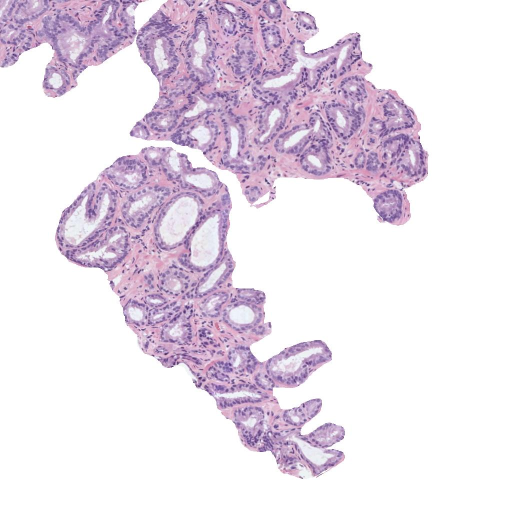
#> input picture histo_2.jpg, 1024 x 1024 px (shown at 1/2 size)
$ jupyter execute --allow-errors Cancer_Detector.ipynb
#> lines starting #> are read from the running program, lines starting #| are printed output that depends on the picture; after the words box and inside, x2 and y2 are one past the last pixel; in counts of white or black regions, pixels touching at a corner belong together
<a href="https://colab.research.google.com/github/enriquetracker/CancerDetector/blob/main/Cancer_Detector.ipynb" target="_parent"></a>

## Convocatoria 1 - Proyecto 1

#### 0) Cargar una de las imágenes histológicas

[cell 1]
# Utilizar la librería skimage.io para leer la imagen 'histo_x.jpg' en formato RGB.
from skimage import io
import matplotlib.pyplot as plt
import cv2
import numpy as np

img = io.imread('histo_2.jpg')
#> img is the input picture: shape (1024, 1024, 3); mean R, G, B 233.4, 223.3, 235
# Normalizar la imagen para que los píxeles se encuentren en el rango [0, 1]
img_norm = img.astype('uint8')/255
# Visualizar la imagen
fig, ax = plt.subplots(1,2,figsize=(17,17))
ax[0].imshow(img, cmap='gray'), ax[0].set_title('Original')
ax[1].imshow(img_norm, cmap='gray'), ax[1].set_title('Normalizada')
plt.show()
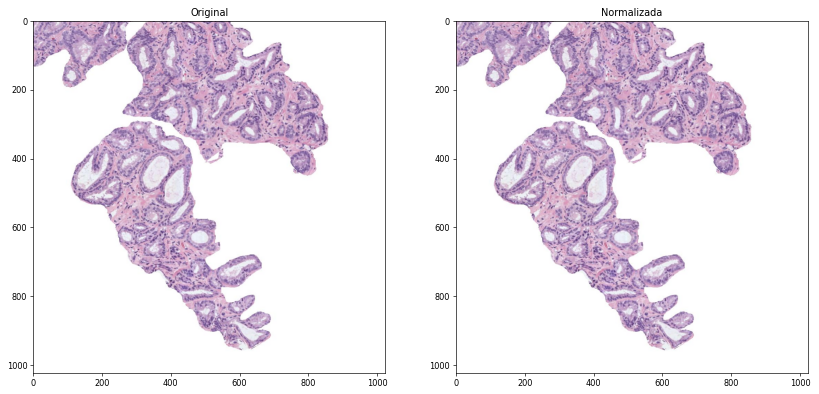
#> figure drawn by matplotlib, 2 panels

#### 1) Realizar una transformación de color para convertir la imagen al espacio de color CMYK

[cell 2]
# Extraer la componente magenta de la imagen (que corresponde a la región tisular)
with np.errstate(invalid='ignore', divide='ignore'):
    K = 1 - np.max(img, axis=2)
    C = (1-img[:,:,0] - K)/(1-K)
    M = (1-img[:,:,1] - K)/(1-K)
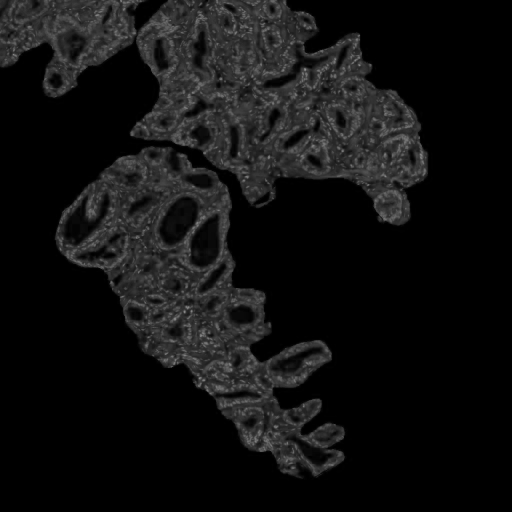
#> M: shape (1024, 1024) float64 (shown at 1/2 size); min 0, max 0.66, mean 0.0669
    Y = (1-img[:,:,2] - K)/(1-K)

CMYK = (np.dstack((C,M,Y,K))*255).astype(np.uint8)
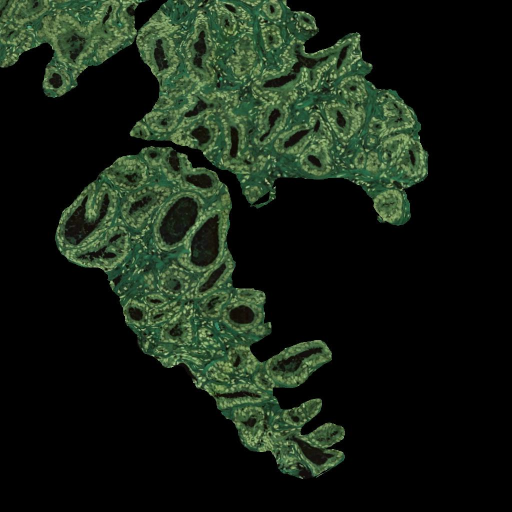
#> CMYK: shape (1024, 1024, 4) (shown at 1/2 size); mean R, G, B, A 3.6, 16.9, 1.2, 235; transparent parts drawn white
C,M,Y,K = cv2.split(CMYK)

# Visualizar la imagen del canal magenta

plt.figure(figsize=(7,7))
plt.title("Canal Magenta")
plt.imshow(M.astype('uint8'), cmap='gray')
plt.show()

#### 2) Umbralizar la imagen para separar los píxeles del fondo de la región tisular

[cell 3]
# Aplicar un filtro gaussiano de tamaño 5x5 y después utilizar el método de Otsu de manera que
# los píxeles correspondientes al lumen y al background de la imagen sean 1s y el resto de los píxeles tengan un valor de 0.
# Nota: Recordar que el método de Otsu requiere como input una imagen en el rango [0-255] en formato "uint8".
# Visualizar la máscara resultante
gray_img = cv2.cvtColor(img, cv2.COLOR_BGR2GRAY)
img_gaus = cv2.GaussianBlur(gray_img, (5,5), 0)
t, mask = cv2.threshold(img_gaus,0,1,cv2.THRESH_OTSU)
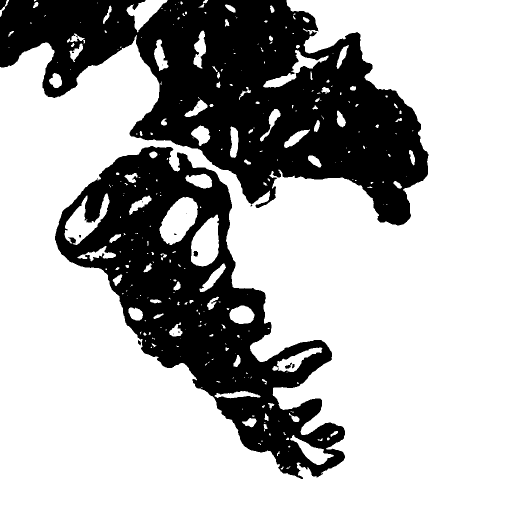
#> mask: shape (1024, 1024) (shown at 1/2 size); values 0 (black) and 1 (white), 69.6% white; 19 black regions (12 under 20 px), largest, box (x1, y1, x2, y2) and area: (0, 0, 857, 451) 185872, (110, 292, 690, 958) 132501, (0, 0, 14, 20) 187
#> t = 211

fig, ax = plt.subplots(1,3,figsize=(17, 17))

ax[0].imshow(mask, cmap='gray'), ax[0].set_title('Máscara Otsu t=' + str(t))
ax[1].imshow(img_gaus, cmap='gray'), ax[1].set_title('Filtro Gauss')
ax[2].imshow(gray_img, cmap='gray'), ax[2].set_title('Imagen Gris')
plt.show()

#### 3) Limpiar la imagen eliminando los artefactos de lumen (objetos blancos pequeños que no son lúmenes)

[cell 4]
# Utilizar la librería skimage.morphology.remove_small_objects para eliminar aquellos objetos cuya área sea menor a 300 píxeles
# Más información en https://scikit-image.org/docs/dev/api/skimage.morphology.html#skimage.morphology.remove_small_objects
# Visualizaer la máscara resultante
from skimage import morphology

arr = np.array(mask)> 0
mask_limpia = np.array(morphology.remove_small_objects(arr, min_size=300),int)
#> mask_limpia: shape (1024, 1024) int64; values 0 (black) and 1 (white), 68.9% white; 17 black regions (11 under 20 px), largest, box (x1, y1, x2, y2) and area: (0, 0, 857, 451) 189978, (110, 292, 690, 958) 136188, (387, 502, 396, 513) 83, (570, 725, 584, 738) 77, (276, 680, 282, 690) 40, (584, 728, 589, 737) 33

plt.figure(figsize=(7,7))
plt.title("Imagen limpia")
plt.imshow(mask_limpia , cmap='gray')
plt.show()

#### 4) Rellenar con 0s el fondo de la imagen para quedarnos únicamente con los lúmenes

[cell 5]
# Aplicar el algoritmo de expansión a partir de semillas (region growing) de manera que únicamente los lúmenes sean blancos
# y el resto de la imagen negra. Pista: utilizar dos semillas. Nota: Se pueden fijar las semillas de manera manual, pero
# se valorará positivamente a aquell@s que desarrollen una función para encontrarlas automáticamente.
# Visualizar la máscara resultante.
from skimage.measure import label
from skimage.measure import regionprops

lab, num = label(mask_limpia, return_num=True)
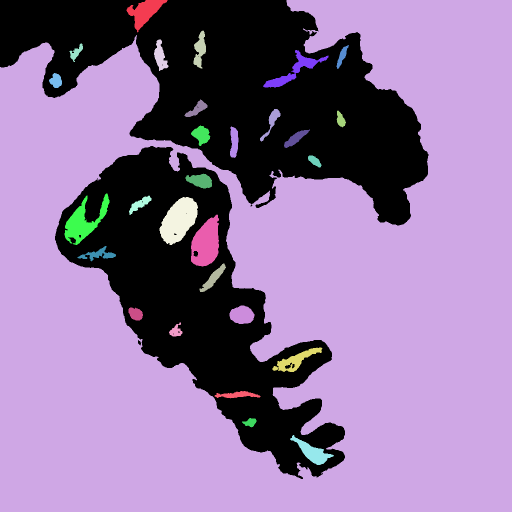
#> lab: shape (1024, 1024) int64 (shown at 1/2 size); 30 distinct labels, from 0 to 29; one colour per label, 0 black
#> num = 29
lstRelleno = []
for i in range(1,num+1):
    objeto = lab == i

    prop = regionprops(objeto.astype(np.uint8))
#Los objetos mayores de 50000 serviran como origen de la semilla
    if prop[0].area > 50000:
        lstRelleno.append(prop[0].centroid)
#> this loop made 29 passes
#> pass 1, `objeto = lab == i`:
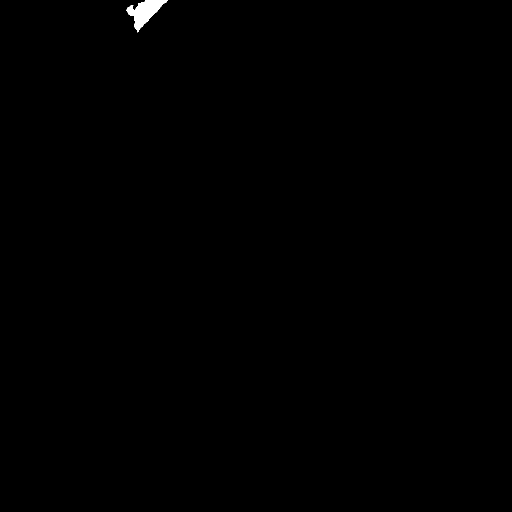
#> objeto: shape (1024, 1024) bool (shown at 1/2 size); 0.22% white; 1 white region, box (x1, y1, x2, y2) and area: (253, 0, 335, 65) 2310
#> after the loop, lstRelleno = [(590.2, 549.3)]

lstRelleno = [(int(element[0]), int(element[1])) for element in lstRelleno]
#> lstRelleno = [(590, 549)]
# Crear una copia de la imagen
mask_flood = mask_limpia.copy()

# Definir una imagen negra de referencia
h, w = mask.shape
#> h = 1024; w = 1024
ref = np.zeros((h+2, w+2), np.uint8)

#> (the rest of this cell did not finish here and is left out)

#### 5) Rellenar los objetos de los lúmenes

[cell 6]
# Rellenar los lúmenes con la función binary_fill_holes de la librería scipy.ndimage.morphology
# Visualizar la máscara resultante
from scipy import ndimage

mask_fillholes=ndimage.binary_fill_holes(mask_flood).astype(int)
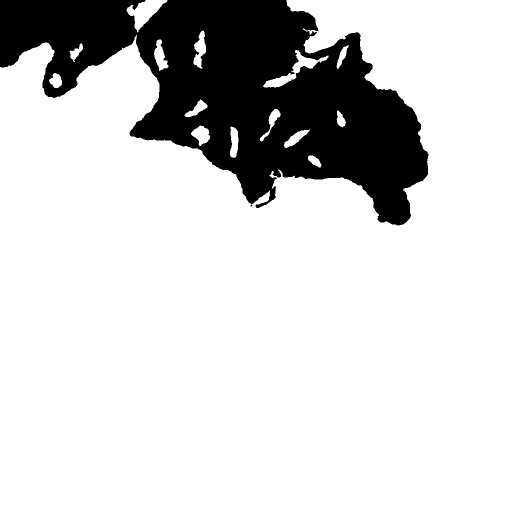
#> mask_fillholes: shape (1024, 1024) int64 (shown at 1/2 size); values 0 (black) and 1 (white), 81.9% white; 1 black region

plt.figure(figsize=(7, 7))
plt.title("Imagen lumens limpios")
plt.imshow(mask_fillholes , cmap='gray')
plt.show()

#### 6) Detectar y dibujar los contornos de los lúmenes sobre la imagen original

[cell 7]
# Dibujar los contornos de los lúmenes en color verde sobre la imagen original RGB. Nota: Utilizar los flags necesarios
# para que los contornos en verde sean perfectamente visibles.
# Visualizar la imagen superpuesta
img_cont = img.copy()
contours,_ = cv2.findContours(mask_fillholes.astype('uint8'), cv2.RETR_TREE, cv2.CHAIN_APPROX_SIMPLE)
#> contours = 15 contours; largest, box (x1, y1, x2, y2) and area: (0, 0, 1024, 1024) 843308, (253, 0, 335, 65) 2195, (526, 100, 657, 175) 1973, (387, 61, 412, 137) 979, (308, 79, 337, 142) 889
cv2.drawContours(img_cont, contours, -1, (0, 255, 0), 4, cv2.LINE_AA)
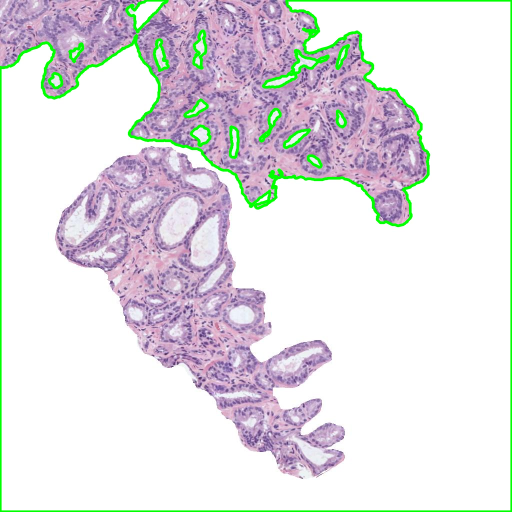
#> img_cont: shape (1024, 1024, 3) (shown at 1/2 size); 4.37% of pixels changed, all inside (x1, y1, x2, y2) = (0, 0, 1024, 1024)

plt.figure(figsize=(7, 7))
plt.title("Imagen lumens marcados")
plt.imshow(img_cont)
plt.show()

#### 7) Identificar y cropear el lumen más grande

[cell 8]
# Determinar cuál es el lumen de mayor área y hacer un crop del mismo sobre la imagen original RGB.
# Visualizar el lumen cropeado.

lab2, num2= label(mask_fillholes, return_num=True)
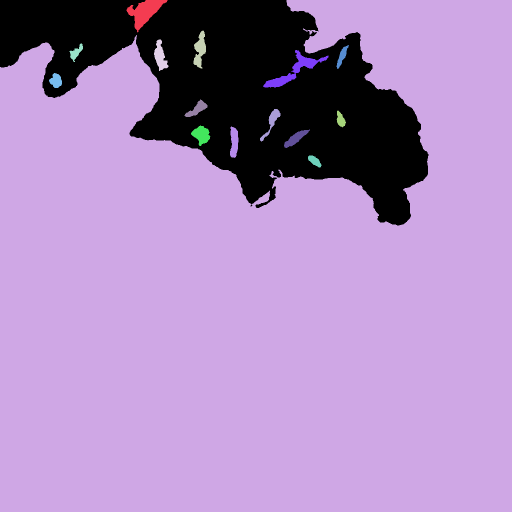
#> lab2: shape (1024, 1024) int64 (shown at 1/2 size); 16 distinct labels, from 0 to 15; one colour per label, 0 black
#> num2 = 15
area_Max=0

for i in range(1,num2+1):
    objeto = lab2 == i

    prop = regionprops(objeto.astype(np.uint8))

    if prop[0].area > area_Max:
        area_Max =  prop[0].area
        objeto_Max = objeto
        posicion_Max = prop[0].bbox
#> this loop made 15 passes
#> (area_Max, posicion_Max) on passes 1 to 2: (2310, (0, 253, 65, 335)), (846143, (0, 0, 1024, 1024))
#> pass 2, `objeto = lab2 == i`:
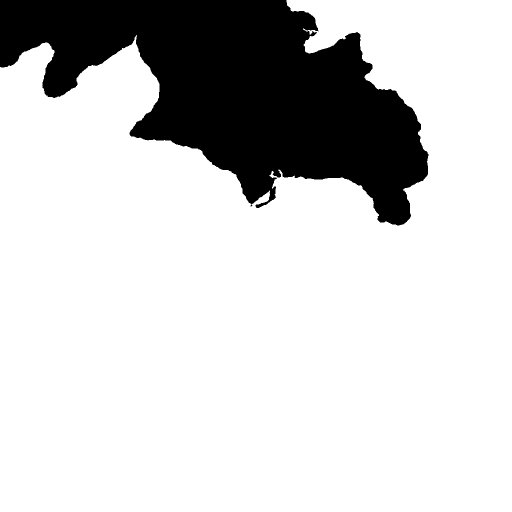
#> objeto: shape (1024, 1024) bool (shown at 1/2 size); 80.7% white; 1 black region, box (x1, y1, x2, y2) and area: (0, 0, 857, 451) 202433
#> after the loop, area_Max = 846143

new_img = img[posicion_Max[0]:posicion_Max[2], posicion_Max[1]:posicion_Max[3]]
figs, ax = plt.subplots(1,2,figsize=(13, 13))
ax[0].imshow(img), ax[0].set_title('original')
ax[1].imshow(new_img), ax[1].set_title('crop')
plt.show()

#### 8) Extraer 13 características geométricas que permitan caracterizar el lumen recortado

[cell 9]
# Calcular las siguientes características del crop del lumen de mayor área, redondeando su valor hasta el cuarto decimal.
# 1) Área
# 2) Área de la bounding box
# 3) Área convexa
# 4) Exentricidad
# 5) Diámetro equivalente
# 6) Extensión
# 7) Diámetro Feret
# 8) Longitud del eje mayor
# 9) Longitud del eje menor
# 10) Orientación
# 11) Perímetro
# 12) Solidez
# 13) Compacidad
import math
prop = regionprops(objeto_Max.astype(np.uint8))
#> prop = 1 regions; box (x1, y1, x2, y2) and area: (0, 0, 1024, 1024) 846143

mensaje = 'Las propiedades del lumen de mayor area son:\n'\
        f'Area: {round(prop[0].area,4)}\n'\
        f'Área de la bounding box: {round(prop[0].area_bbox,4)}\n'\
        f'Área convexa: {round(prop[0].area_convex,4)}\n'\
        f'Exentricidad: {round(prop[0].eccentricity,4)}\n'\
        f'Diámetro equivalente: {round(prop[0].equivalent_diameter,4)}\n'\
        f'Extensión: {round(prop[0].extent,4)}\n'\
        f'Diámetro Feret: {round(prop[0].feret_diameter_max,4)}\n'\
        f'Longitud del eje mayor: {round(prop[0].major_axis_length,4)}\n'\
        f'Longitud del eje menor: {round(prop[0].minor_axis_length,4)}\n'\
        f'Orientación: {round(prop[0].orientation,4)}\n'\
        f'Perímetro: {round(prop[0].perimeter,4)}\n'\
        f'Solidez: {round(prop[0].solidity,4)}\n'\
        f'Compacidad: {round(4*math.pi*prop[0].area/prop[0].perimeter**2,4)}'

print(mensaje)
#| Las propiedades del lumen de mayor area son:
#| Area: 846143.0
#| Área de la bounding box: 1048576.0
#| Área convexa: 1018370.0
#| Exentricidad: 0.5341
#| Diámetro equivalente: 1037.9512
#| Extensión: 0.8069
#| Diámetro Feret: 1447.4478
#| Longitud del eje mayor: 1257.771
#| Longitud del eje menor: 1063.3264
#| Orientación: -1.3225
#| Perímetro: 6047.2247
#> (further printed lines are left out)

$ run again, with histo_1.jpg copied over histo_2.jpg
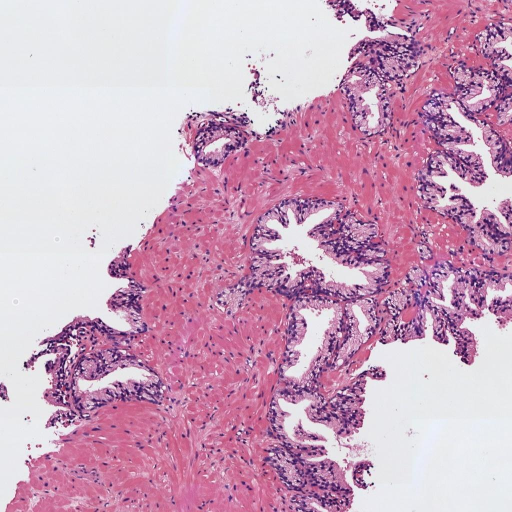
#> input picture histo_1.jpg, 1024 x 1024 px (shown at 1/2 size)
#> img is the input picture: shape (1024, 1024, 3); mean R, G, B 205, 166.3, 191.6
#> `t, mask = cv2.threshold(img_gaus,0,1,cv2.THRESH_OTSU)`:
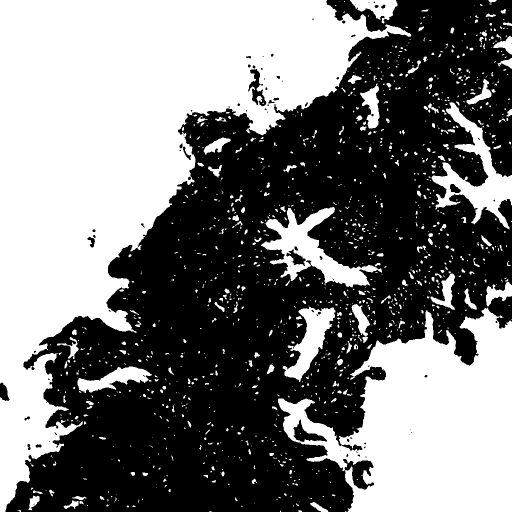
#> mask: shape (1024, 1024) (shown at 1/2 size); values 0 (black) and 1 (white), 47.4% white; 1358 white regions (1047 under 20 px), largest, box (x1, y1, x2, y2) and area: (0, 0, 823, 1024) 316746, (556, 615, 1024, 1024) 113189, (522, 414, 764, 575) 12761
#> t = 180
#> mask_limpia: shape (1024, 1024) int64; values 0 (black) and 1 (white), 45.4% white; 17 white regions, largest, box (x1, y1, x2, y2) and area: (0, 0, 823, 1024) 316707, (556, 615, 1024, 1024) 113188, (522, 414, 756, 575) 12712
#> lab: shape (1024, 1024) int64; 18 distinct labels, from 0 to 17
#> num = 17
#> after the loop `for i in range(1,num+1):`: lstRelleno = [(303.4, 240.9), (850.5, 859.7)]
#> `lstRelleno = [(int(element[0]), int(element[1])) for element in lstRel..`: lstRelleno = [(303, 240), (850, 859)]
#> mask_fillholes: shape (1024, 1024) int64; values 0 (black) and 1 (white), 46% white; 17 white regions
#> contours = 17 contours; largest, box (x1, y1, x2, y2) and area: (0, 0, 823, 1024) 316638, (556, 615, 1024, 1024) 115054, (522, 414, 756, 575) 12894, (863, 204, 1024, 459) 12044, (565, 613, 671, 764) 6088
#> img_cont: shape (1024, 1024, 3); 7.8% of pixels changed, all inside (x1, y1, x2, y2) = (0, 0, 1024, 1024)
#> lab2: shape (1024, 1024) int64; 18 distinct labels, from 0 to 17
#> num2 = 17
#> the loop `for i in range(1,num2+1):` made 17 passes
#> (area_Max, posicion_Max) on pass 1: (318935, (0, 0, 1024, 823))
#> after the loop `for i in range(1,num2+1):`: area_Max = 318935
#> `new_img = img[posicion_Max[0]:posicion_Max[2], posicion_Max[1]:posicio..`:
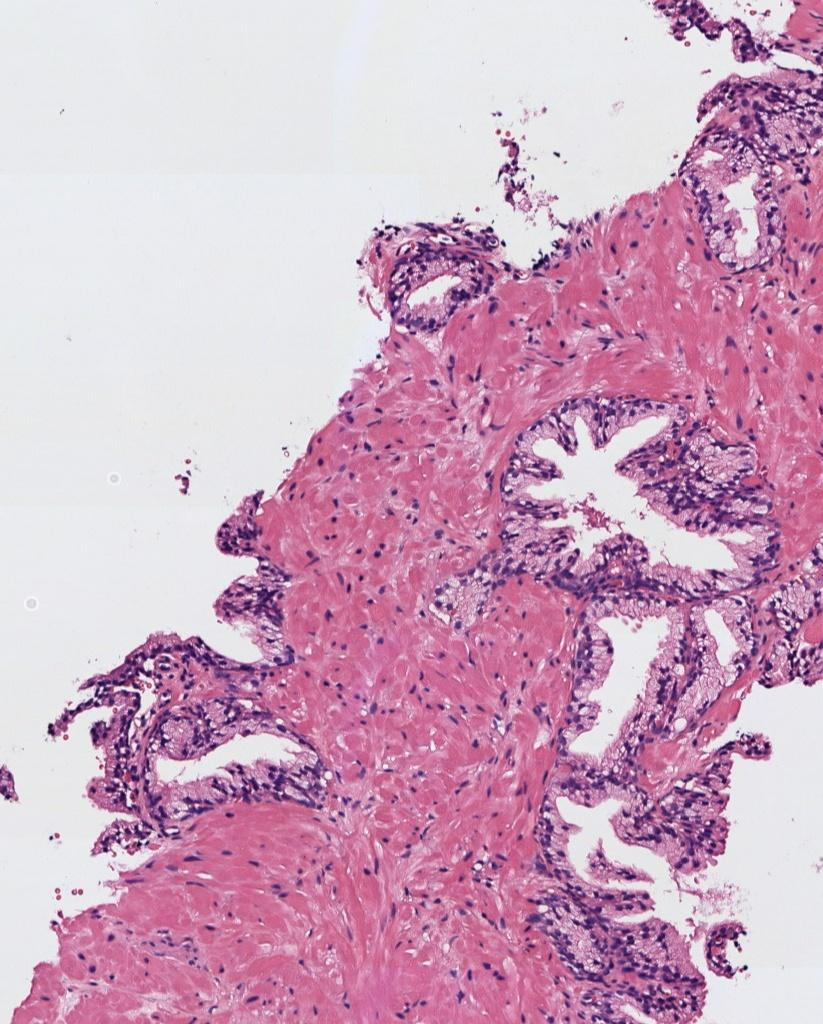
#> new_img: shape (1024, 823, 3); mean R, G, B 206.2, 167.1, 191.9
#> `prop = regionprops(objeto_Max.astype(np.uint8))`: prop = 1 regions; box (x1, y1, x2, y2) and area: (0, 0, 823, 1024) 318935
#| Las propiedades del lumen de mayor area son:
#| Area: 318935.0
#| Área de la bounding box: 842752.0
#| Área convexa: 452672.0
#| Exentricidad: 0.8565
#| Diámetro equivalente: 637.2446
#> (further printed lines are left out)
